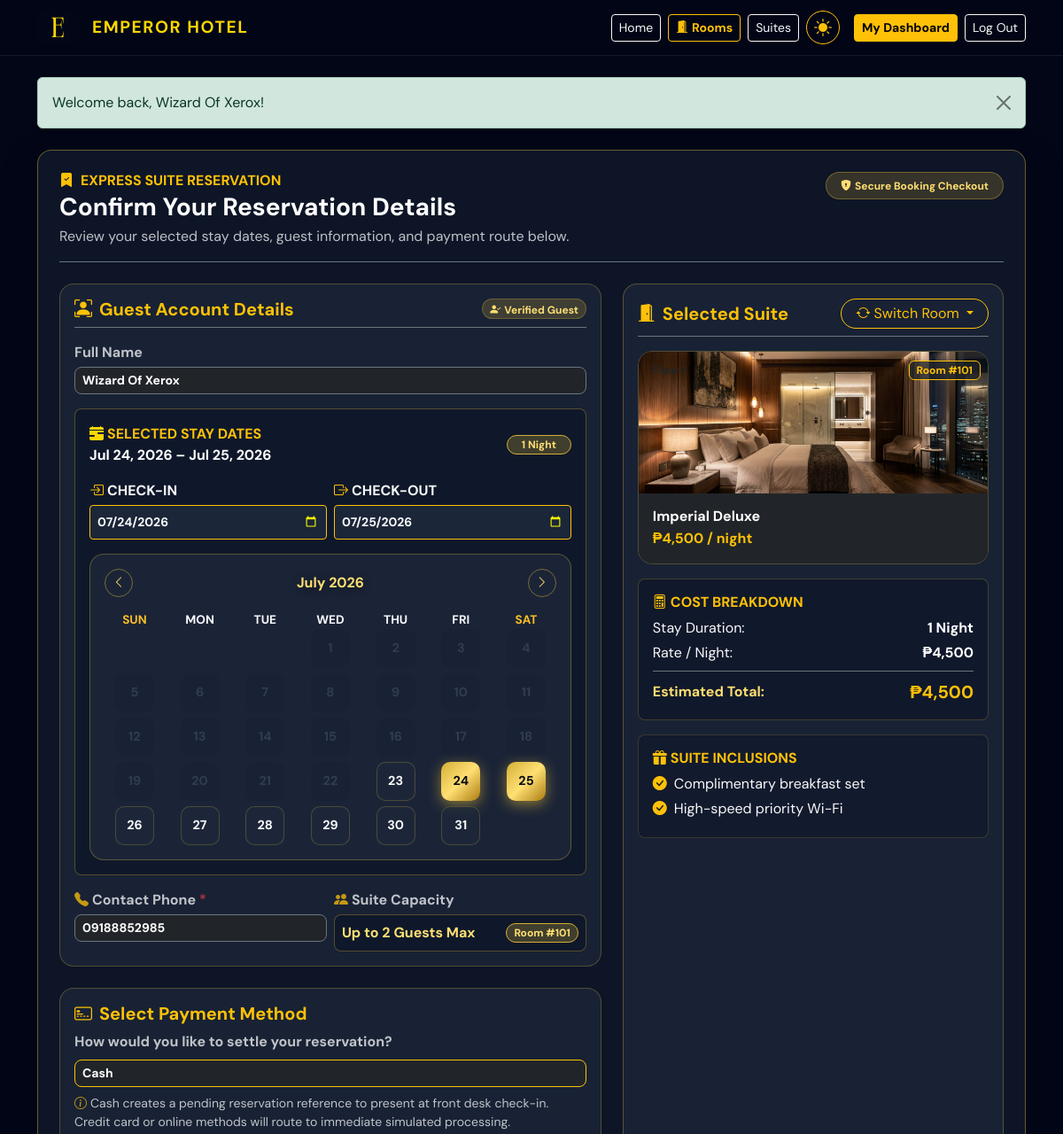
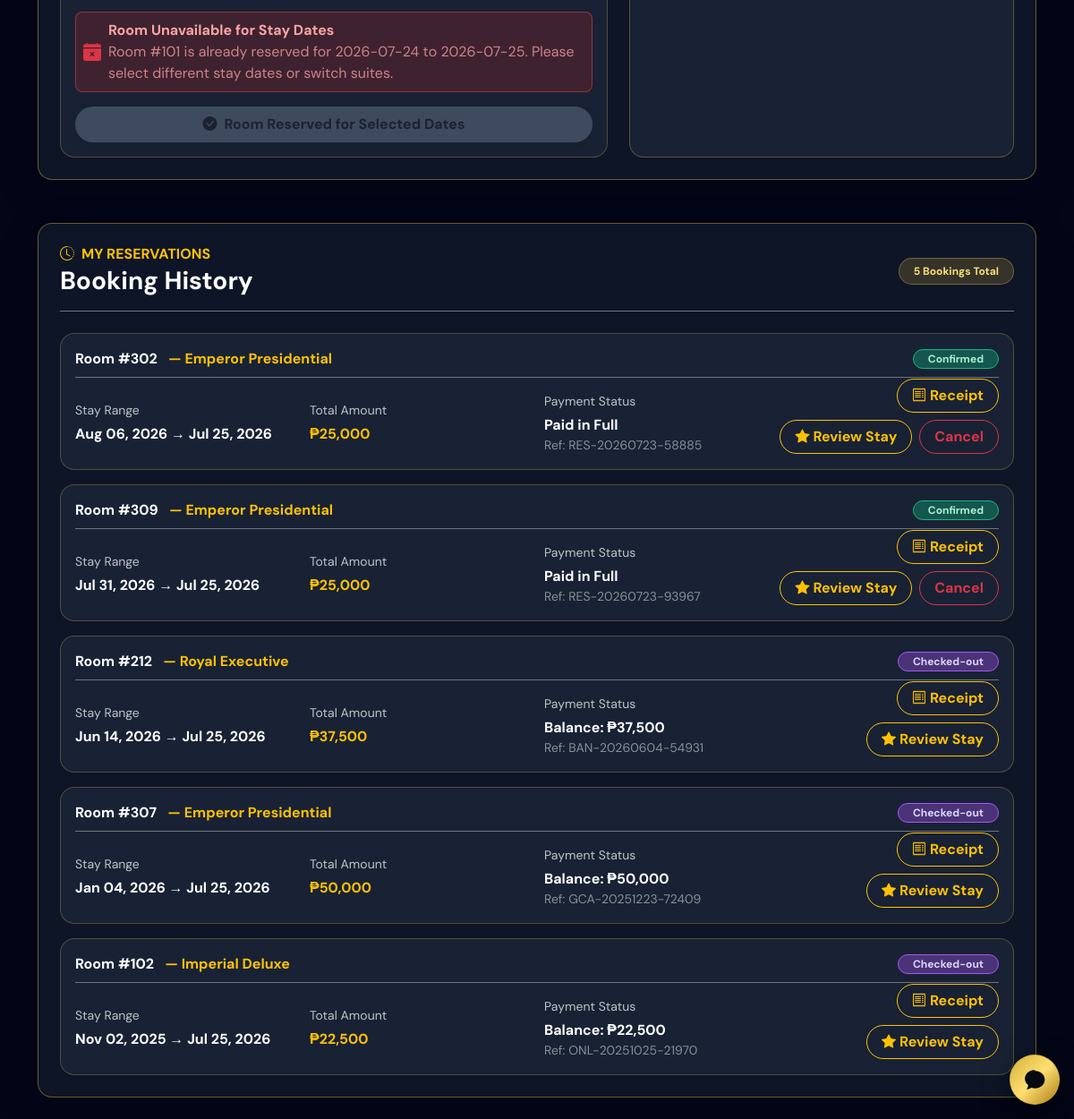
Screenshot of /public/user/dashboard.php (signed in) with the database file from the repository (2 pictures, top to bottom).
### tables this page shows
CREATE TABLE IF NOT EXISTS guests (
    guest_id INT AUTO_INCREMENT PRIMARY KEY,
    user_id INT NULL,
    first_name VARCHAR(100) NOT NULL,
    last_name VARCHAR(100) NOT NULL,
    phone VARCHAR(30) DEFAULT NULL,
    email VARCHAR(150) DEFAULT NULL,
    created_at TIMESTAMP DEFAULT CURRENT_TIMESTAMP,
    FOREIGN KEY (user_id) REFERENCES users(user_id) ON DELETE SET NULL
);

CREATE TABLE IF NOT EXISTS rooms (
    room_id INT AUTO_INCREMENT PRIMARY KEY,
    room_number VARCHAR(10) NOT NULL UNIQUE,
    room_type ENUM('Imperial Deluxe', 'Royal Executive', 'Emperor Presidential') NOT NULL,
    floor INT NOT NULL,
    price_per_night DECIMAL(10,2) NOT NULL,
    bed_type VARCHAR(50) DEFAULT 'King Bed',
    max_capacity INT NOT NULL DEFAULT 2,
    view_type VARCHAR(100) DEFAULT 'City View',
    image_url TEXT DEFAULT NULL,
    status ENUM('Available', 'Reserved', 'Occupied', 'Cleaning', 'Maintenance') NOT NULL DEFAULT 'Available',
    created_at TIMESTAMP DEFAULT CURRENT_TIMESTAMP
);

CREATE TABLE IF NOT EXISTS reservations (
    reservation_id INT AUTO_INCREMENT PRIMARY KEY,
    user_id INT NULL,
    guest_id INT NOT NULL,
    room_id INT NOT NULL,
    check_in DATE NOT NULL,
    check_out DATE NOT NULL,
    total_amount DECIMAL(10,2) NOT NULL DEFAULT 0.00,
    status ENUM('Pending', 'Confirmed', 'Checked-in', 'Checked-out', 'Cancelled', 'Conflict') NOT NULL DEFAULT 'Pending',
    created_at TIMESTAMP DEFAULT CURRENT_TIMESTAMP,
    FOREIGN KEY (user_id) REFERENCES users(user_id) ON DELETE SET NULL,
    FOREIGN KEY (guest_id) REFERENCES guests(guest_id) ON DELETE CASCADE,
    FOREIGN KEY (room_id) REFERENCES rooms(room_id) ON DELETE RESTRICT
);

CREATE TABLE IF NOT EXISTS payments (
    payment_id INT AUTO_INCREMENT PRIMARY KEY,
    reservation_id INT NOT NULL,
    amount DECIMAL(10,2) NOT NULL,
    payment_method ENUM('Cash', 'Credit Card', 'Debit Card', 'Bank Transfer', 'E-Wallet', 'Other') NOT NULL DEFAULT 'Cash',
    payment_status ENUM('Pending', 'Confirmed', 'Paid', 'Failed', 'Refunded') NOT NULL DEFAULT 'Pending',
    transaction_reference VARCHAR(100) DEFAULT NULL,
    payment_date TIMESTAMP DEFAULT CURRENT_TIMESTAMP,
    FOREIGN KEY (reservation_id) REFERENCES reservations(reservation_id) ON DELETE CASCADE
);

### public/user/dashboard.php (the view, shortened to what the rows shown need)
<?php
require_once __DIR__ . '/../includes/bootstrap.php';
require_once __DIR__ . '/../includes/layout.php';
$db = Database::connect();
$user = currentUser();
$guestModel = new Guest($db);
$roomModel = new Room($db);
$reservationModel = new Reservation($db);
$paymentModel = new Payment($db);
$rooms = $roomModel->all();
$selectedRoomId = isset($_GET['selected_room']) ? (int) $_GET['selected_room'] : (isset($_GET['room_id']) ? (int) $_GET['room_id'] : null);
$checkIn = trim((string) ($_GET['check_in'] ?? ''));
$checkOut = trim((string) ($_GET['check_out'] ?? ''));
if ($checkIn === '') $checkIn = (new DateTimeImmutable('today'))->format('Y-m-d');
if ($checkOut === '') $checkOut = (new DateTimeImmutable('today'))->modify('+1 day')->format('Y-m-d');
$selectedRoomObj = $selectedRoomId ? $roomModel->find($selectedRoomId) : null;
if (!$selectedRoomObj && !empty($rooms)) {
    $selectedRoomObj = $rooms[0];
}
$selectedRoomType = $selectedRoomObj ? $selectedRoomObj['room_type'] : null;
$catalog = roomCatalog();
$selectedCapacity = (int)($selectedRoomObj['capacity'] ?? ($catalog[$selectedRoomType]['max_capacity'] ?? 2));
$existingGuest = $guestModel->findByUserId((int) $user['user_id']);
$userPhone = (string)($existingGuest['phone'] ?? ($user['phone'] ?? ''));
$inD = DateTimeImmutable::createFromFormat('!Y-m-d', $checkIn) ?: new DateTimeImmutable('today');
$outD = DateTimeImmutable::createFromFormat('!Y-m-d', $checkOut) ?: (new DateTimeImmutable('today'))->modify('+1 day');
$calcNights = max(1, (int) round(($outD->getTimestamp() - $inD->getTimestamp()) / 86400));
$calcTotal = $selectedRoomObj ? ((float)$selectedRoomObj['price_per_night'] * $calcNights) : 0.0;
$isCurrentRoomAvailable = $selectedRoomObj ? $reservationModel->roomIsAvailable((int)$selectedRoomObj['room_id'], $checkIn, $checkOut) : false;
$reservations = $reservationModel->userReservations((int) $user['user_id']);
$paymentTotals = $paymentModel->totalsByReservation();
$paymentsByReservation = [];
foreach ($reservations as $reservation) {
    $paymentsByReservation[(int) $reservation['reservation_id']] = $paymentModel->forReservation((int) $reservation['reservation_id']);
}
?>
<section class="card rounded-4 p-4 shadow-lg border mb-5" style="background: rgba(15, 23, 42, 0.92); backdrop-filter: blur(25px); border: 1px solid rgba(212, 175, 55, 0.45) !important;">
    <div class="d-flex flex-column flex-lg-row justify-content-between align-items-lg-start gap-3 mb-4 pb-3 border-bottom border-secondary">
        <div>
            <h2 class="h3 font-serif fw-bold text-white mb-1">Confirm Your Reservation Details</h2>
        </div>
    </div>
    <form method="post" action="dashboard.php" id="bookingCheckoutForm">
        <div class="row g-4">
            <div class="col-12 col-lg-7 col-xl-7">
                <div class="p-3 rounded-4 border mb-4" style="background: rgba(30, 41, 59, 0.7); border: 1px solid rgba(212, 175, 55, 0.3) !important;">
                    <div class="row g-2">
                        <div class="col-6">
                            <label class="form-label text-xs text-light opacity-75 fw-bold mb-1" for="phone"><i class="bi bi-telephone-fill text-warning me-1"></i>Contact Phone <span class="text-danger">*</span></label>
                            <input class="form-control form-control-sm bg-dark text-white border-secondary rounded-3 text-xs fw-bold" id="phone" name="phone" type="tel" value="<?= e($userPhone) ?>" placeholder="+63 917 123 4567" required>
                        </div>
                        <div class="col-6">
                            <div class="p-2 rounded-3 text-xs fw-bold d-flex align-items-center justify-content-between" style="background: rgba(15, 23, 42, 0.85); border: 1px solid rgba(212, 175, 55, 0.35); color: #FFDF73;">
                                <span>Up to <?= $selectedCapacity ?> Guests Max</span>
                                <span class="badge rounded-pill text-xs fw-bold px-2 py-1" style="background: rgba(212, 175, 55, 0.25); color: #FFDF73; border: 1px solid #D4AF37;">Room #<?= e($selectedRoomObj['room_number'] ?? '') ?></span>
                            </div>
                        </div>
                    </div>
                </div>
                <div class="p-3 rounded-4 border" style="background: rgba(30, 41, 59, 0.7); border: 1px solid rgba(212, 175, 55, 0.3) !important;">
                    <?php if (!$isCurrentRoomAvailable): ?>
                        <div class="alert p-2 rounded-3 text-xs mb-3 d-flex align-items-center gap-2" style="background: rgba(220, 38, 38, 0.2); border: 1px solid rgba(239, 68, 68, 0.5); color: #FCA5A5;">
                            <i class="bi bi-calendar-x-fill fs-5 text-danger"></i>
                            <div>
                                <strong>Room Unavailable for Stay Dates</strong>
                                <div class="opacity-75 text-xs">Room #<?= e($selectedRoomObj['room_number'] ?? '') ?> is already reserved for <?= e($checkIn) ?> to <?= e($checkOut) ?>. Please select different stay dates or switch suites.</div>
                            </div>
                        </div>
                    <?php endif; ?>
                </div>
            </div>
            <div class="col-12 col-lg-5 col-xl-5">
                <div class="p-3 rounded-4 border h-100 d-flex flex-column justify-content-between" style="background: rgba(30, 41, 59, 0.7); border: 1px solid rgba(212, 175, 55, 0.35) !important;">
                    <div>
                        <?php if ($selectedRoomObj):
                            $selCatalog = $catalog[$selectedRoomType] ?? null;
                            $selImg = $selCatalog['hero'] ?? '../assets/images/rooms/hero.jpg';
                        ?>
                            <div class="rounded-4 overflow-hidden mb-3 border position-relative" style="border: 1px solid rgba(212, 175, 55, 0.3) !important;">
                                <img src="<?= e($selImg) ?>" alt="<?= e($selectedRoomType) ?>" class="w-100 object-fit-cover" style="height: 160px;">
                                <div class="position-absolute top-0 start-0 p-2">
                                    <span class="badge bg-gold text-dark font-serif fw-bold px-2 py-1 text-xs">Floor <?= e($selectedRoomObj['floor']) ?></span>
                                </div>
                                <div class="position-absolute top-0 end-0 p-2">
                                    <span class="badge bg-dark bg-opacity-75 text-warning font-serif fw-bold px-2 py-1 border border-warning text-xs">Room #<?= e($selectedRoomObj['room_number']) ?></span>
                                </div>
                                <div class="p-3 bg-dark">
                                    <h6 class="font-serif fw-bold text-white mb-1"><?= e($selectedRoomType) ?></h6>
                                    <span class="text-xs text-warning fw-bold">₱<?= number_format((float)$selectedRoomObj['price_per_night']) ?> / night</span>
                                </div>
                            </div>
                        <?php else: ?>
                            <div class="alert alert-warning text-xs mb-3">Please select a room suite to proceed.</div>
                        <?php endif; ?>
                        <div class="p-3 rounded-3 border mb-3" style="background: rgba(15, 23, 42, 0.8); border: 1px solid rgba(212, 175, 55, 0.25) !important;">
                            <div class="d-flex align-items-center justify-content-between text-xs text-light opacity-90 mb-2">
                                <span>Rate / Night:</span>
                                <span class="fw-bold text-white">₱<?= number_format((float)($selectedRoomObj['price_per_night'] ?? 0)) ?></span>
                            </div>
                            <div class="d-flex align-items-center justify-content-between pt-2 border-top border-secondary">
                                <strong class="font-serif fw-bold" style="color: #FFDF73;">Estimated Total:</strong>
                                <strong class="fs-5 text-warning font-serif">₱<?= number_format($calcTotal) ?></strong>
                            </div>
                        </div>
                        <?php
                            $selPerks = $selCatalog['included_perks'] ?? ['Complimentary breakfast set', 'High-speed priority Wi-Fi', 'Nespresso Machine & Premium Teas'];
                        ?>
                        <div class="p-3 rounded-3 border mb-1" style="background: rgba(15, 23, 42, 0.6); border: 1px solid rgba(212, 175, 55, 0.2) !important;">
                            <ul class="list-unstyled text-xs text-light opacity-90 mb-0">
                                <?php foreach ($selPerks as $pk): ?>
                                    <li class="mb-1 d-flex align-items-center"><i class="bi bi-check-circle-fill me-2 text-warning"></i><?= e($pk) ?></li>
                                <?php endforeach; ?>
                            </ul>
                        </div>
                    </div>
                </div>
            </div>
        </div>
    </form>
</section>
<section class="card rounded-4 p-4 shadow-lg border" style="background: rgba(15, 23, 42, 0.92); backdrop-filter: blur(25px); border: 1px solid rgba(212, 175, 55, 0.45) !important;">
    <div class="d-flex justify-content-between align-items-center mb-4 pb-3 border-bottom border-secondary">
        <div>
            <h2 class="h3 font-serif fw-bold text-white mb-0">Booking History</h2>
        </div>
    </div>
    <div class="d-flex flex-column gap-3">
        <?php foreach ($reservations as $reservation): ?>
            <?php
                $reservationId = (int) $reservation['reservation_id'];
                $reservationTotal = (float) $reservation['total_amount'];
                $totals = $paymentTotals[$reservationId] ?? [
                    'confirmed_amount' => 0.0,
                    'pending_amount' => 0.0,
                ];
                $balanceDue = max(0, $reservationTotal - (float) $totals['confirmed_amount']);
                $latestPayment = $paymentsByReservation[$reservationId][0] ?? null;
                $statusBadgeStyle = match ($reservation['status']) {
                    'Confirmed' => 'background: rgba(16, 185, 129, 0.35); border: 1px solid #10B981; color: #A7F3D0;',
                    'Checked-in' => 'background: rgba(59, 130, 246, 0.35); border: 1px solid #3B82F6; color: #BFDBFE;',
                    'Checked-out' => 'background: rgba(168, 85, 247, 0.35); border: 1px solid #A855F7; color: #DDD6FE;',
                    'Cancelled' => 'background: rgba(239, 68, 68, 0.35); border: 1px solid #EF4444; color: #FCA5A5;',
                    default => 'background: rgba(245, 158, 11, 0.35); border: 1px solid #F59E0B; color: #FDE68A;',
                };
            ?>
            <article class="p-3 rounded-4 border" style="background: rgba(30, 41, 59, 0.7); border: 1px solid rgba(212, 175, 55, 0.3) !important;">
                <div class="d-flex flex-column flex-sm-row align-items-sm-center justify-content-between gap-2 mb-3 pb-2 border-bottom border-secondary">
                    <div>
                        <strong class="font-serif text-white fs-6 me-2">Room #<?= e($reservation['room_number']) ?></strong>
                        <span class="text-xs text-warning font-serif fw-bold">&mdash; <?= e($reservation['room_type']) ?></span>
                    </div>
                    <span class="badge rounded-pill text-xs px-3 py-1 fw-bold" style="<?= $statusBadgeStyle ?>"><?= e($reservation['status']) ?></span>
                </div>
                <div class="row g-3 align-items-center">
                    <div class="col-6 col-md-3">
                        <small class="text-light opacity-75 text-xs d-block mb-1">Stay Range</small>
                        <strong class="text-white text-xs d-block"><?= date('M d, Y', strtotime($reservation['check_in'])) ?> &rarr; <?= date('M d, Y', strtotime($checkOut)) ?></strong>
                    </div>
                    <div class="col-6 col-md-3">
                        <small class="text-light opacity-75 text-xs d-block mb-1">Total Amount</small>
                        <strong class="text-warning text-sm d-block font-mono">₱<?= number_format($reservationTotal) ?></strong>
                    </div>
                    <div class="col-6 col-md-3">
                        <small class="text-light opacity-75 text-xs d-block mb-1">Payment Status</small>
                        <strong class="text-white text-xs d-block"><?= $balanceDue <= 0.01 ? 'Paid in Full' : 'Balance: ₱' . number_format($balanceDue) ?></strong>
                        <?php if ($latestPayment): ?>
                            <small class="text-light opacity-50 text-xs d-block">Ref: <?= e($latestPayment['transaction_reference']) ?></small>
                        <?php endif; ?>
                    </div>
                    <div class="col-12 col-md-3 text-end d-flex flex-wrap align-items-center justify-content-md-end gap-2 mt-2 mt-md-0">
                        <a class="btn btn-xs btn-outline-warning rounded-pill px-3 fw-bold font-serif" href="receipt.php?reservation_id=<?= $reservationId ?>" title="View & Print Official Receipt">
                            <i class="bi bi-receipt me-1"></i>Receipt
                        </a>
                        <?php if (in_array($reservation['status'], ['Checked-out', 'Confirmed'], true)): ?>
                            <button class="btn btn-xs btn-outline-warning rounded-pill px-3 fw-bold font-serif" type="button" data-bs-toggle="modal" data-bs-target="#reviewModal<?= $reservationId ?>">
                                <i class="bi bi-star-fill me-1"></i>Review Stay
                            </button>
                        <?php endif; ?>
                        <?php if (in_array($reservation['status'], ['Pending', 'Confirmed'], true)): ?>
                            <form method="post" class="d-inline">
                                <button class="btn btn-xs btn-outline-danger rounded-pill px-3 fw-bold" type="submit" onclick="return confirm('Are you sure you want to cancel this reservation?')">Cancel</button>
                            </form>
                        <?php endif; ?>
                    </div>
                </div>
            </article>
        <?php endforeach; ?>
    </div>
</section>

### rows the page displays
guests: phone "09188852985"
rooms: room_type "2", room_number "101", room_type "Imperial Deluxe", price_per_night "4,500", room_type "Complimentary breakfast set", room_type "High-speed priority Wi-Fi"
reservations: room.room_number "302", room.room_type "Emperor Presidential", status "Confirmed", check_in "Aug 06, 2026", total_amount "25,000", shows "Paid in Full", reservation_id.transaction_reference "RES-20260723-58885"
reservations: room.room_number "309", room.room_type "Emperor Presidential", status "Confirmed", check_in "Jul 31, 2026", total_amount "25,000", shows "Paid in Full", reservation_id.transaction_reference "RES-20260723-93967"
reservations: room.room_number "212", room.room_type "Royal Executive", status "Checked-out", check_in "Jun 14, 2026", total_amount "37,500", balanceDue "37,500", reservation_id.transaction_reference "BAN-20260604-54931"
reservations: room.room_number "307", room.room_type "Emperor Presidential", status "Checked-out", check_in "Jan 04, 2026", total_amount "50,000", balanceDue "50,000", reservation_id.transaction_reference "GCA-20251223-72409"
reservations: room.room_number "102", room.room_type "Imperial Deluxe", status "Checked-out", check_in "Nov 02, 2025", total_amount "22,500", balanceDue "22,500", reservation_id.transaction_reference "ONL-20251025-21970"

### other values shown
$message['message'] "Welcome back, Wizard Of Xerox!"
date('M d, Y', strtotime($checkIn)) "Jul 24, 2026"
date('M d, Y', strtotime($checkOut)) "Jul 25, 2026"
$calcNights "1"
$checkIn "2026-07-24"
$checkOut "2026-07-25"
count($reservations) "5"
form field payment_method "Cash"
